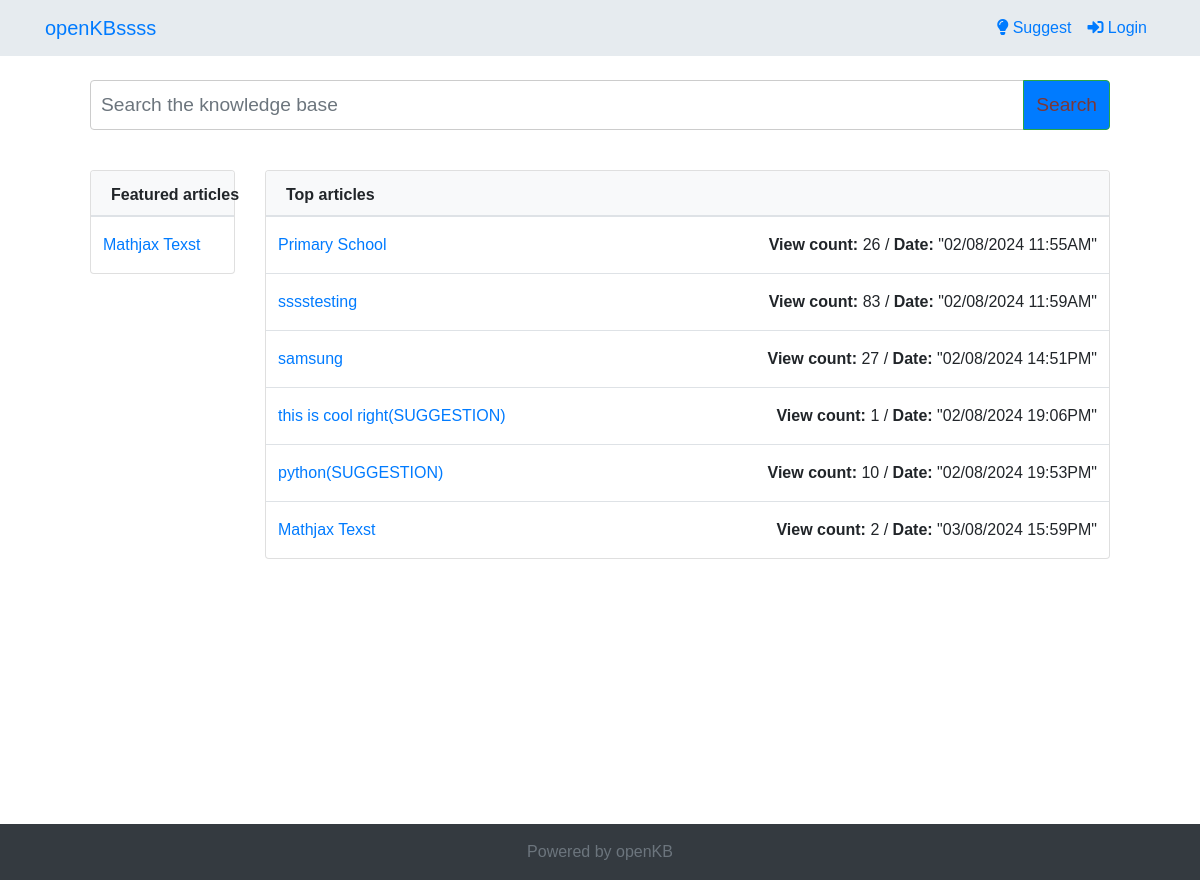
The app's page /, older data.
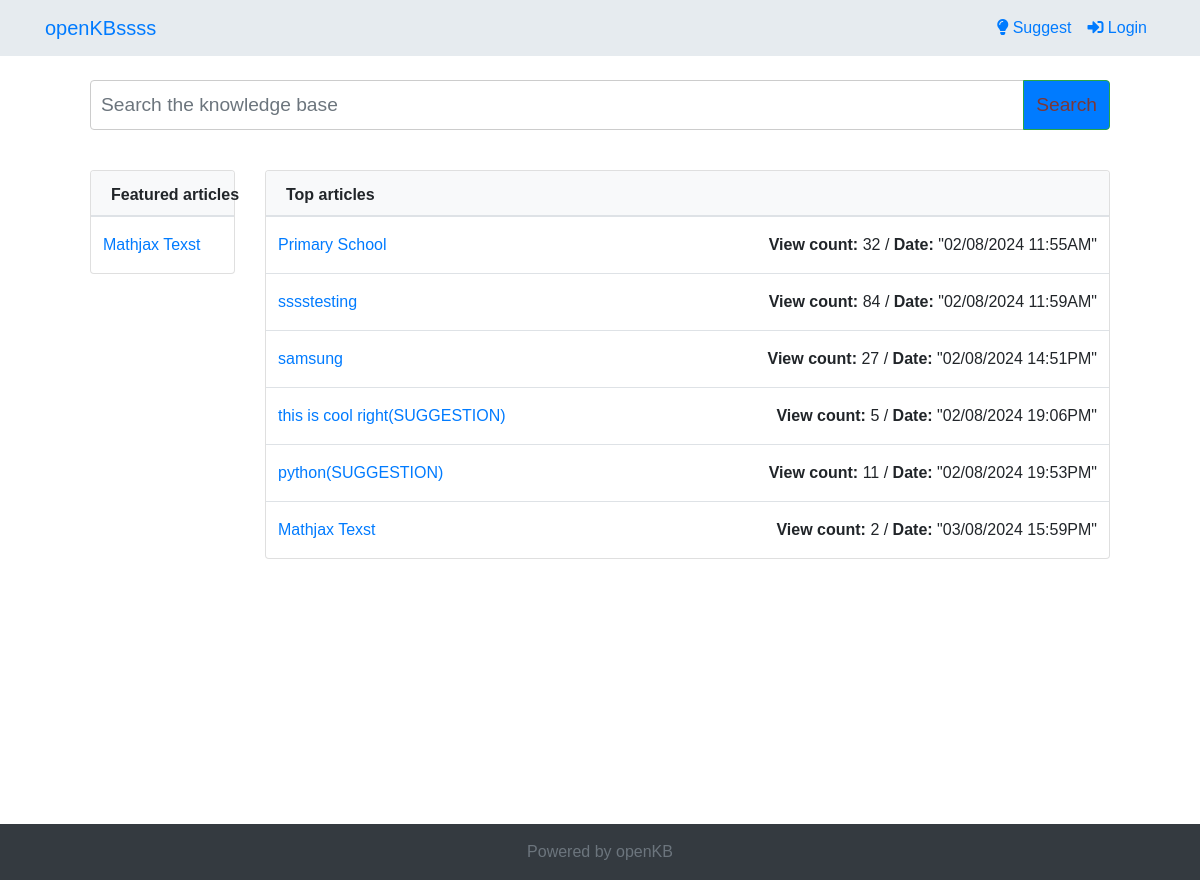
The same page, newer data.
### kb/models.py (models this page shows, shortened)
class WebsiteSettings(models.Model):
    website_title = models.CharField(max_length=255, blank=True, default='openKB')
    website_description = models.TextField(blank=True, default='openKB is an Open Source Node.js Markdown based knowledge base/FAQ/Wiki app.')
    show_website_logo = models.BooleanField(default=True)
    website_context_base_url = models.URLField(blank=True, default='http://127.0.0.1:4444/openkb/')
    allow_api_access = models.BooleanField(default=False)
    api_access_token = models.CharField(max_length=255, blank=True)
    password_protect = models.BooleanField(default=False)
    index_article_body = models.BooleanField(default=False)
    select_theme = models.CharField(max_length=255, blank=True)
    select_language = models.CharField(max_length=10, default='en', choices=[('en', 'English')])
    show_logon_link = models.BooleanField(default=True)
    date_format = models.CharField(max_length=50, default='d/m/Y H:iA')
    article_suggestions_allowed = models.BooleanField(default=True)
    google_analytics_code = models.TextField(blank=True)

class Article(models.Model):
    title = models.CharField(max_length=255)
    content = MDTextField()
    created = models.DateTimeField(auto_now_add=True)
    updated = models.DateTimeField(auto_now=True)
    keywords = models.CharField(max_length=255)
    published = models.BooleanField(default=False)
    view_count = models.PositiveIntegerField(default=0)  # Added field for tracking views
    votes = models.IntegerField(default=0)
    permalink = models.SlugField(max_length=255, default='', null=True)
    seo_title = models.CharField(max_length=255, default='')
    seo_description = models.TextField(default='')
    author = models.ForeignKey('CustomUser', on_delete=models.CASCADE, null=True)
    featured = models.BooleanField(default=False)

### kb/views.py (the view)
# urls.py: path("", HomeView.as_view(), name="home"),
class HomeView(View):
    def get(self, request):
        context = {
            "published_articles":Article.objects.filter(published=True)[:DisplaySettings.objects.first().number_of_top_articles],
            "featured_articles": Article.objects.filter(featured=True)[:DisplaySettings.objects.first().featured_article_count],
            'display_settings': DisplaySettings.objects.first()
,
        }
        return render(request, "index.html", context)

### kb/context_processors.py (called while the page is built)
def website_settings(request):
    website_settings = WebsiteSettings.objects.first()
    style_settings = StyleSettings.objects.first()
    return {
        'websettings': website_settings,
        'style_settings': style_settings,
    }

### templates/index.html (shortened to what this page needs)
{% extends 'base.html' %}
{% block content %}
    {% include "nav.html" %}
    <div class="container" style="margin-top: 80px;">
        <div class="row mb-4">
            <div class="col-md-12">
                <div class="input-group mb-3">
                    <input type="text" class="form-control" placeholder="Search the knowledge base" aria-label="Search the knowledge base" aria-describedby="button-search" style="height: 50px; font-size: 1.2em;">
                    <div class="input-group-append">
                        <button class="btn btn-success" type="button" id="button-search" style="height: 50px; font-size: 1.2em;">Search</button>
                    </div>
                </div>
            </div>
        </div>
        <div class="row">
            {% if display_settings.show_featured_articles %}
            <div class="col-md-2">
                <div class="card">
                    <div class="card-header bg-light border-bottom pb-2">
                        <p class="mb-0" style="white-space: nowrap;">Featured articles</p>
                    </div>
                    <div class="card-body p-0">
                        <table class="table m-0">
                            <tbody>
                                {% for article in featured_articles|slice:":display_settings.featured_article_count" %}
                                    <tr>
                                        <td class="py-3">
                                            <a href="{% if article.permalink %}{% url 'article_detail' slug=article.permalink %}{% else %}{% url 'article_detail_by_pk' pk=article.id %}{% endif %}">{{ article.title }}</a>
                                        </td>
                                    </tr>
                                {% endfor %}
                            </tbody>
                        </table>
                    </div>
                </div>
            </div>
            {% endif %}
            <div class="col-md-10">
                <div class="card">
                    <div class="card-header bg-light border-bottom pb-2">
                        <p class="mb-0">Top articles</p>
                    </div>
                    <div class="card-body p-0">
                        <table class="table m-0">
                            <tbody>
                                {% for article in published_articles|slice:":display_settings.number_of_top_articles" %}
                                    <tr class="py-3">
                                        <td class="py-3">
                                            <a href="{% if article.permalink %}{% url 'article_detail' slug=article.permalink %}{% else %}{% url 'article_detail_by_pk' pk=article.id %}{% endif %}">{{ article.title }}</a>
                                        </td>
                                        <td class="text-right py-3">
                                            {% if display_settings.show_view_count %}
                                                <strong>View count:</strong> {{article.view_count}} /
                                            {% endif %}
                                            {% if display_settings.show_published_date %}
                                                <strong>Date:</strong> {{article.created|date:websettings.date_format}}
                                            {% endif %}
                                        </td>
                                    </tr>
                                {% endfor %}
                            </tbody>
                        </table>
                    </div>
                </div>
            </div>
        </div>
    </div>
{% endblock content %}
{% block misc %}
    {% include "footer.html" %}
{% endblock misc %}

### templates/base.html (shortened to what this page needs)
{% load static %}
<!DOCTYPE html>
<html lang="en">
	<head>
		<link
			rel="stylesheet"
			href="https://stackpath.bootstrapcdn.com/bootstrap/4.5.2/css/bootstrap.min.css" />
		<link
			rel="stylesheet"
			href="https://cdnjs.cloudflare.com/ajax/libs/font-awesome/5.15.3/css/all.min.css" />
		<link rel="stylesheet" href="{% static 'assets/css/styles.css' %}" />
		<link
			href="https://cdn.jsdelivr.net/npm/bootstrap-icons/font/bootstrap-icons.css"
			rel="stylesheet" />
	</head>
	<body>
		<div class="container" style="margin-top: 80px; max-width: 90%">
			{% block content %} {% endblock content %}
		</div>
		{% block misc %} {% endblock misc %}
	</body>
</html>

### templates/nav.html (shortened to what this page needs)
{% load static %}
<nav class="navbar navbar-expand-lg fixed-top ">
    <div class="container">
        {% if websettings.show_website_logo %}
            <a class="navbar-brand" href="{% url 'home' %}">
                <img src="{% static 'assets/img/logo.png' %}" alt="{{ websettings.website_title }}" height="40">
            </a>
        {% else %}
            <a class="navbar-brand" href="{% url 'home' %}">{{ websettings.website_title }}</a>
        {% endif %}
        <div class="collapse navbar-collapse" id="navbarResponsive">
            <ul class="navbar-nav ml-auto">
                {% if user.is_authenticated %}
                    {% if is_article_detail %}
                        <a class="btn btn-outline-primary my-2 my-sm-0" href="{% url 'edit_article' article.pk %}"><i class="fas fa-edit"></i> Edit</a>
                    {% endif %}
                <li class="nav-item dropdown">
                    <a class="nav-link dropdown-toggle" href="#" id="usersDropdown" role="button" data-toggle="dropdown" aria-haspopup="true" aria-expanded="false">
                        <i class="fas fa-users"></i> Users
                    </a>
                    <div class="dropdown-menu" aria-labelledby="usersDropdown">
                        {% if user.is_superuser %}
                        <a class="dropdown-item" href="{% url 'new-user' %}">New</a>
                        <a class="dropdown-item" href="{% url 'edit-users' %}">Edit</a>
                        {% endif %}
                        <a class="dropdown-item" href="{% url 'my-account' %}">My Account</a>
                    </div>
                </li>
                <li class="nav-item dropdown">
                    <a class="nav-link dropdown-toggle" href="#" id="articleDropdown" role="button" data-toggle="dropdown" aria-haspopup="true" aria-expanded="false">
                        <i class="fas fa-newspaper"></i> Article
                    </a>
                    <div class="dropdown-menu" aria-labelledby="articleDropdown">
                        <a class="dropdown-item" href="{% url "add_article" %}"><i class="fas fa-plus"></i> New</a>
                        {% if user.is_superuser %}
                        <a class="dropdown-item" href="{% url "article_list" %}"><i class="fas fa-edit"></i> Edit All</a>
                        {% else %}
                        <a class="dropdown-item" href="{% url "article_list" %}"><i class="fas fa-edit"></i> Edit All</a>
                        {% endif %}
                    </div>
                </li>
                {% if user.is_superuser %}
                <li class="nav-item dropdown">
                    <a class="nav-link dropdown-toggle" href="#" id="adminDropdown" role="button" data-toggle="dropdown" aria-haspopup="true" aria-expanded="false">
                        <i class="fas fa-cogs"></i> Admin
                    </a>
                    <div class="dropdown-menu" aria-labelledby="adminDropdown">
                        <a class="dropdown-item" href="{% url "website_settings" %}"><i class="fas fa-cog"></i> Settings</a>
                        <a class="dropdown-item" href="#"><i class="fas fa-file"></i> Files</a>
                        <a class="dropdown-item" href="#"><i class="fas fa-upload"></i> Import</a>
                        <a class="dropdown-item" href="#"><i class="fas fa-download"></i> Export</a>
                        <a class="dropdown-item" href="#"><i class="fas fa-trash"></i> Cleanup Files</a>
                    </div>
                </li>
                {% endif %}
                <li class="nav-item">
                    <a class="nav-link" href="{% url 'logout' %}"><i class="fas fa-sign-out-alt"></i> Logout</a>
                </li>
                {% else %}
                {% if websettings.article_suggestions_allowed %}
                    <li class="nav-item">
                        <a class="nav-link" href="{% url "suggest" %}"><i class="fas fa-lightbulb"></i> Suggest</a>
                    </li>
                {% endif %}
                <li class="nav-item">
                    <a class="nav-link" href="{% url 'login' %}"><i class="fas fa-sign-in-alt"></i> Login</a>
                </li>
                {% endif %}
            </ul>
        </div>
    </div>
</nav>

### templates/footer.html
<footer class="footer mt-auto py-3">
	<div class="container text-center">
		<span class="text-muted">Powered by openKB</span>
	</div>
</footer>

### static/assets/css/styles.css (style rules this page uses)
html, body { height: 100%; margin: 0; }
.container { flex: 1 0 auto; }
.footer { background-color: #0066B2; position: fixed; width: 100%; bottom: 0; }
input[type="text"], textarea { width: 100%; padding: 10px; border: 1px solid #ccc; border-radius: 4px; }
.card-header { background-color: #f8f9fa; font-weight: bold; }

Row changes from the older to the newer data that the page shows:
changed Article "Primary School": view_count "26" → "32"
changed Article "sssstesting": view_count "83" → "84"
changed Article "this is cool right(SUGGESTION)": view_count "1" → "5"
changed Article "python(SUGGESTION)": view_count "10" → "11"
